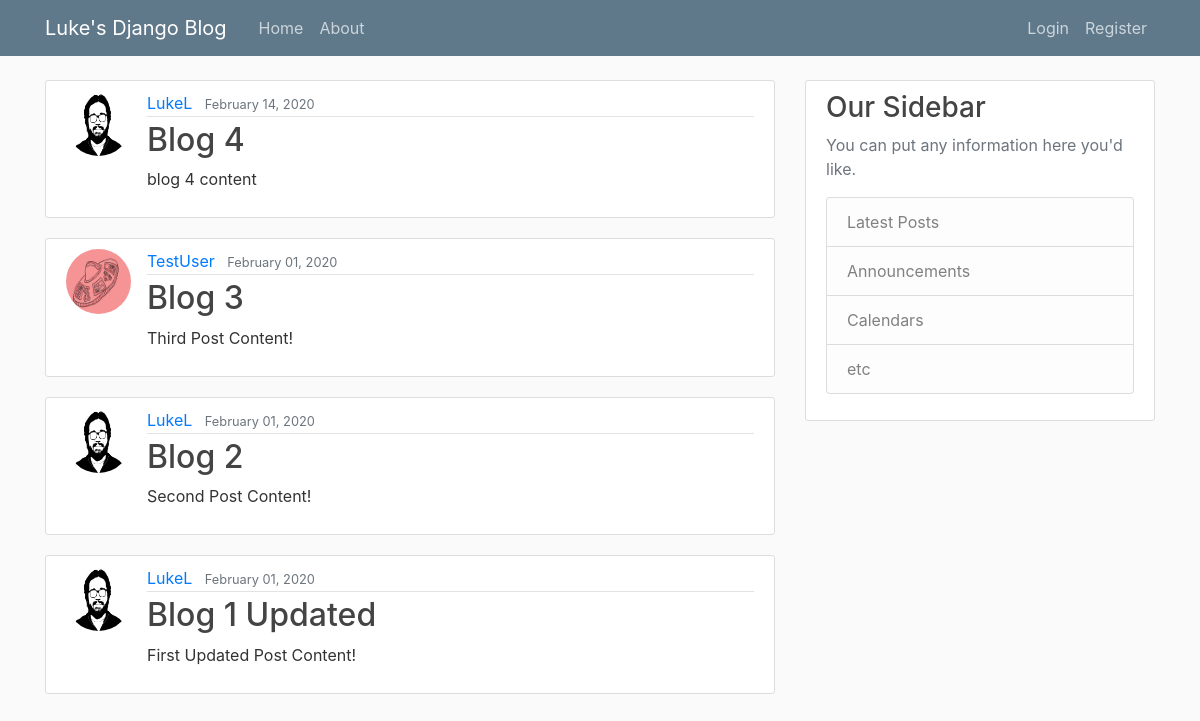
The page / on the database its author committed.
### blog/models.py (models this page shows, shortened)
class Post(models.Model): # inheritence from models
	title = models.CharField(max_length=100)
	content = models.TextField() # Text field is unrestricted text
	date_posted = models.DateTimeField(default=timezone.now) # pass in actual function as defualt value
	author = models.ForeignKey(User, on_delete=models.CASCADE) # If user deleted, then we will delete post as well.

### users/models.py (models this page shows, shortened)
class Profile(models.Model):
	user = models.OneToOneField(User, on_delete=models.CASCADE) # personal user data to be deleted w/ user
	image = models.ImageField(default='default.jpg', upload_to='profile_pics') # Image field

### blog/views.py (the view)
# urls.py: path('', PostListView.as_view(), name='blog-home'),
class PostListView(ListView):
	model = Post
	template_name = 'blog/home.html' # <app>/<model>_<viewtype>.html
	context_object_name = 'posts' # attribute
	ordering = ['-date_posted']# Will order posts from newest to oldest

### blog/templates/blog/home.html
{% extends "blog/base.html" %}
{% block content %}
{% for post in posts %}
	<article class="media content-section">
	  <img class="rounded-circle article-img" src="{{ post.author.profile.image.url }}">
	  <div class="media-body">
	    <div class="article-metadata">
	      <a class="mr-2" href="#">{{ post.author }}</a>
	      <small class="text-muted">{{ post.date_posted|date:"F d, Y" }}</small>
	    </div>
	    <h2><a class="article-title" href="{% url 'post-detail' post.id %}">{{ post.title }}</a></h2>
	    <p class="article-content">{{ post.content }}</p>
	  </div>
	</article>
{% endfor %}
{% endblock content %}

### blog/static/blog/main.css (style rules this page uses)
body { background: #fafafa; color: #333333; margin-top: 5rem; }
h1, h2, h3, h4, h5, h6 { color: #444444; }
.content-section { background: #ffffff; padding: 10px 20px; border: 1px solid #dddddd; border-radius: 3px; margin-bottom: 20px; }
.article-title { color: #444444; }
.article-content { white-space: pre-line; }
.article-img { height: 65px; width: 65px; margin-right: 16px; }
.article-metadata { padding-bottom: 1px; margin-bottom: 4px; border-bottom: 1px solid #e3e3e3 }

### rows shown on the page
Post: author.profile.image (picture), author "LukeL", date_posted "February 14, 2020", title "Blog 4", content "blog 4 content"
Post: author.profile.image (placeholder picture), author "TestUser", date_posted "February 01, 2020", title "Blog 3", content "Third Post Content!"
Post: author.profile.image (picture), author "LukeL", date_posted "February 01, 2020", title "Blog 2", content "Second Post Content!"
Post: author.profile.image (picture), author "LukeL", date_posted "February 01, 2020", title "Blog 1 Updated", content "First Updated Post Content!"
